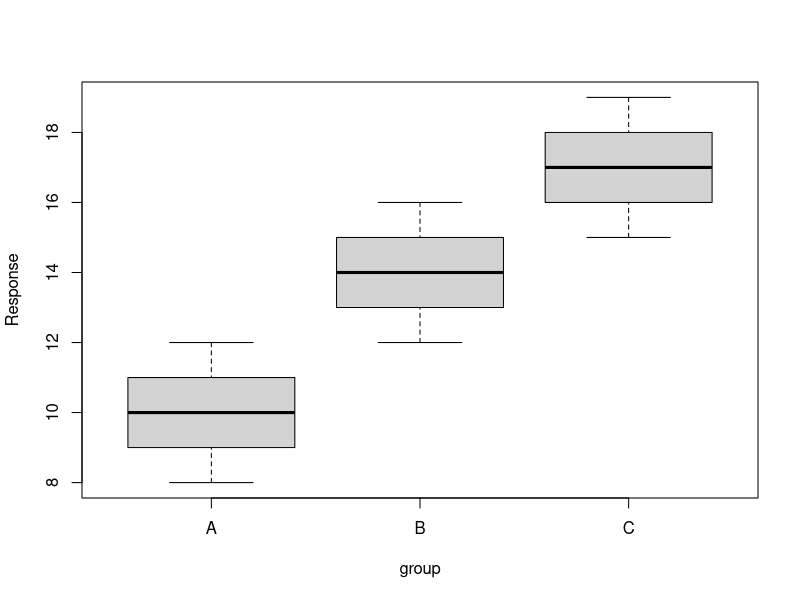
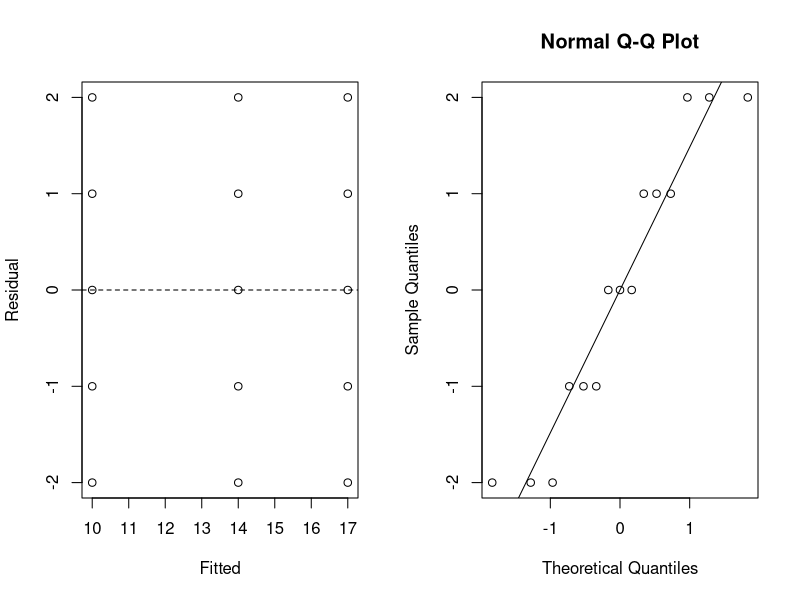

These figures' R source, in order:
# Synthetic teaching data: independent units in three groups
d <- data.frame(
  group = factor(rep(c("A", "B", "C"), each = 5)),
  y = c(8, 10, 9, 12, 11, 12, 14, 13, 16, 15, 15, 17, 16, 19, 18)
)
str(d)
head(d)
table(d$group)
stopifnot(!anyNA(d), is.numeric(d$y))
aggregate(y ~ group, d, mean)
aggregate(y ~ group, d, sd)
boxplot(y ~ group, data = d, ylab = "Response")

# Fit the model before examining its residuals
fit <- aov(y ~ group, data = d)
summary(fit)
e <- residuals(fit)
par(mfrow = c(1, 2))
plot(fitted(fit), e, xlab = "Fitted", ylab = "Residual")
abline(h = 0, lty = 2)
qqnorm(e)
qqline(e)
par(mfrow = c(1, 1))

# Median-centered Brown-Forsythe test
d$z <- abs(d$y - ave(d$y, d$group, FUN = median))
summary(aov(z ~ group, data = d))

# All pairwise mean comparisons with family-wise adjustment
TukeyHSD(fit)
sessionInfo()
